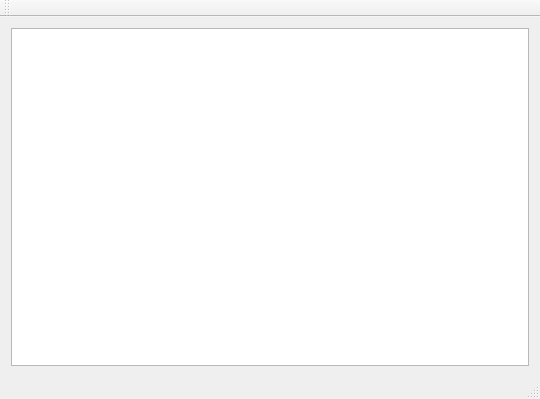
<?xml version="1.0" encoding="UTF-8"?>
<ui version="4.0">
 <class>MainWindow</class>
 <widget class="QMainWindow" name="MainWindow">
  <property name="geometry">
   <rect>
    <x>0</x>
    <y>0</y>
    <width>540</width>
    <height>399</height>
   </rect>
  </property>
  <property name="windowTitle">
   <string>MainWindow</string>
  </property>
  <widget class="QWidget" name="centralWidget">
   <layout class="QVBoxLayout" name="verticalLayout">
    <item>
     <widget class="QTableView" name="tableView"/>
    </item>
   </layout>
  </widget>
  <widget class="QMenuBar" name="menuBar">
   <property name="geometry">
    <rect>
     <x>0</x>
     <y>0</y>
     <width>540</width>
     <height>19</height>
    </rect>
   </property>
  </widget>
  <widget class="QToolBar" name="mainToolBar">
   <attribute name="toolBarArea">
    <enum>TopToolBarArea</enum>
   </attribute>
   <attribute name="toolBarBreak">
    <bool>false</bool>
   </attribute>
  </widget>
  <widget class="QStatusBar" name="statusBar"/>
 </widget>
 <layoutdefault spacing="6" margin="11"/>
 <resources/>
 <connections/>
</ui>
